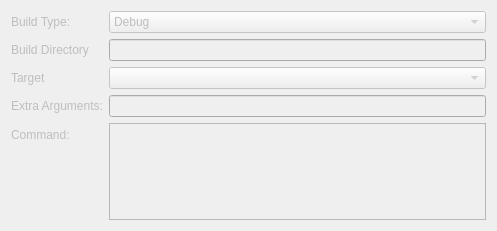
<?xml version="1.0" encoding="UTF-8"?>
<ui version="4.0">
 <class>NimCompilerBuildStepConfigWidget</class>
 <widget class="QWidget" name="NimCompilerBuildStepConfigWidget">
  <property name="enabled">
   <bool>false</bool>
  </property>
  <property name="geometry">
   <rect>
    <x>0</x>
    <y>0</y>
    <width>497</width>
    <height>231</height>
   </rect>
  </property>
  <property name="windowTitle">
   <string>Form</string>
  </property>
  <layout class="QVBoxLayout" name="verticalLayout">
   <item>
    <layout class="QFormLayout" name="formLayout">
     <item row="0" column="0">
      <widget class="QLabel" name="buildTypeLabel">
       <property name="text">
        <string>Build Type:</string>
       </property>
      </widget>
     </item>
     <item row="0" column="1">
      <widget class="QComboBox" name="buildTypeComboBox">
       <property name="enabled">
        <bool>false</bool>
       </property>
       <item>
        <property name="text">
         <string>Debug</string>
        </property>
       </item>
       <item>
        <property name="text">
         <string>Release</string>
        </property>
       </item>
      </widget>
     </item>
     <item row="1" column="0">
      <widget class="QLabel" name="buildDirectoryLabel">
       <property name="text">
        <string>Build Directory</string>
       </property>
      </widget>
     </item>
     <item row="1" column="1">
      <widget class="QLineEdit" name="buildDirectoryLineEdit">
       <property name="readOnly">
        <bool>true</bool>
       </property>
      </widget>
     </item>
     <item row="2" column="0">
      <widget class="QLabel" name="targetLabel">
       <property name="text">
        <string>Target</string>
       </property>
      </widget>
     </item>
     <item row="2" column="1">
      <widget class="QComboBox" name="targetComboBox"/>
     </item>
     <item row="3" column="0">
      <widget class="QLabel" name="additionalArgumentsLabel">
       <property name="text">
        <string>Extra Arguments:</string>
       </property>
      </widget>
     </item>
     <item row="3" column="1">
      <widget class="QLineEdit" name="additionalArgumentsLineEdit"/>
     </item>
     <item row="4" column="0">
      <widget class="QLabel" name="commandLabel">
       <property name="text">
        <string>Command:</string>
       </property>
      </widget>
     </item>
     <item row="4" column="1">
      <widget class="QTextEdit" name="commandTextEdit">
       <property name="minimumSize">
        <size>
         <width>0</width>
         <height>0</height>
        </size>
       </property>
      </widget>
     </item>
    </layout>
   </item>
  </layout>
 </widget>
 <resources/>
 <connections/>
</ui>
